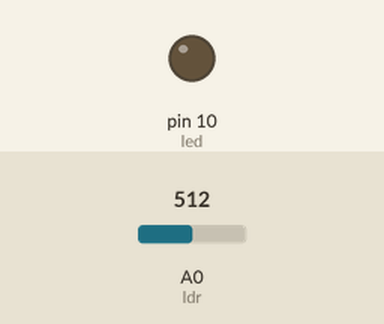
Simulated run of this sketch. Board: Arduino Uno, built with avr-gcc and run on an emulated ATmega328P. On the bench: output pins drawn as LEDs (lit = HIGH). The test bench sets the inputs (shaded band); at power-on: A0 (ldr) = 512.

Above: at 1.2 s.
1.3 s: A0 (ldr) set to 636
2.8 s: A0 (ldr) set to 668
At 3.5 s:
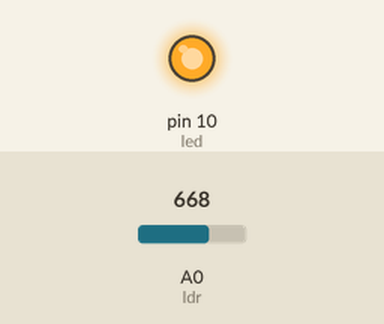
4.3 s: A0 (ldr) set to 640
At 4.7 s:
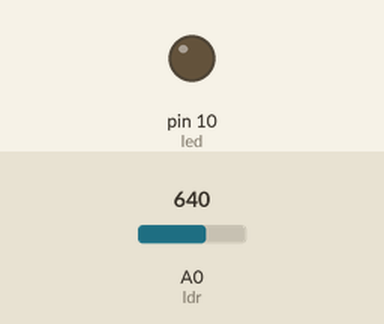
5.8 s: A0 (ldr) set to 660
At 7.0 s:
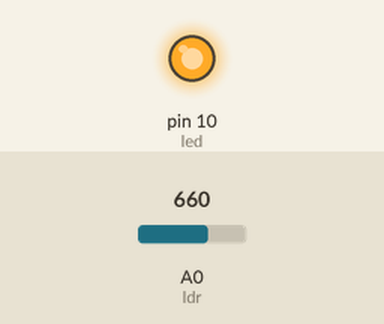
Timing chart, 0 to 8.3 s (numbered marks = the images above; inputs shaded):
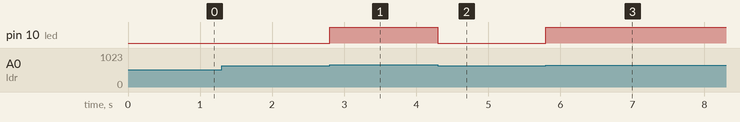

Measured:
- the behaviour switches between 650 and 651 on A0 (ldr) (found by bisection; images 0 and 1)
- after the input at 1.3 s, every drawn part: stays the same
- after the input at 2.8 s, pin 10 (led): LOW → HIGH at once
- after the input at 4.3 s, pin 10 (led): HIGH → LOW at once
- after the input at 5.8 s, pin 10 (led): LOW → HIGH at once

The sketch:

LigarLEDporLDR.ino
```cpp
const int led = 10;
const int ldr = A0;

int valorLido = 0;

void setup() {

  pinMode(led, OUTPUT);
  pinMode(ldr, INPUT);

  Serial.begin(9600);

}

void loop() {

  valorLido = analogRead(ldr);

  if(valorLido > 650){

    digitalWrite(led, HIGH);

  } else {

    digitalWrite(led,LOW);

  }

}
```
